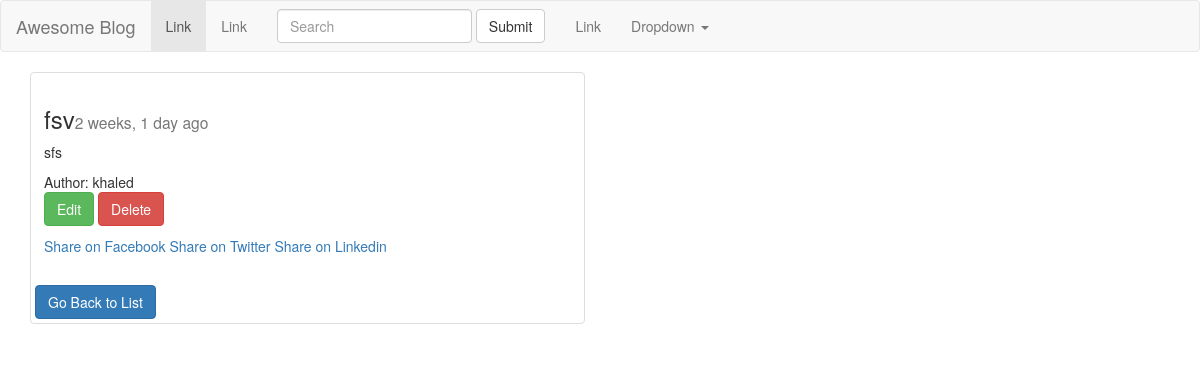
/posts/detail/fsv/ (signed in), run on an earlier commit of the app's database.
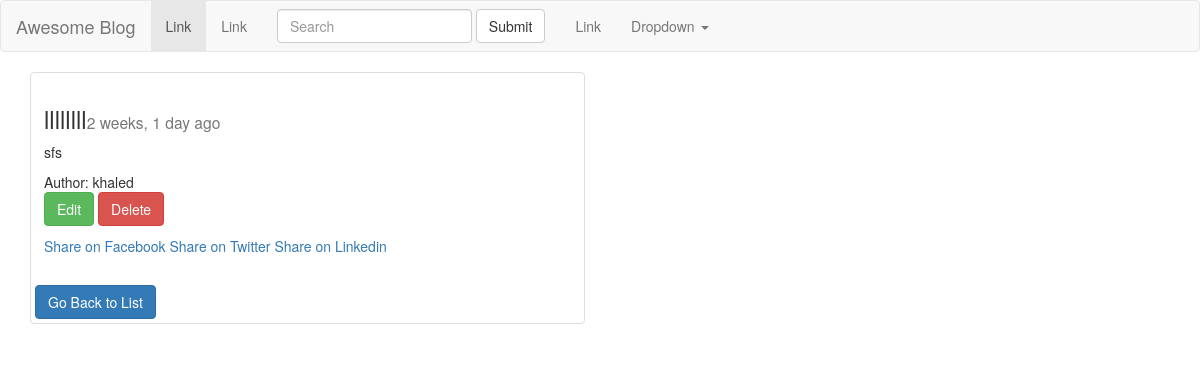
And on a later commit of the database.
### posts/models.py (models this page shows, shortened)
class Post(models.Model):
	author = models.ForeignKey(User, default=1) #when there is foreign key that mean many objects to one user
	title = models.CharField(max_length=50)
	content = models.TextField()
	slug = models.SlugField(unique=True, null=True)
	image = models.ImageField(upload_to="blog_image", null=True, blank=True)
	draft = models.BooleanField(default=False)
	publish = models.DateField()
	updated = models.DateTimeField(auto_now = True)
	timestamp =  models.DateTimeField(auto_now_add = True)
	def get_absolute_url(self):
		return reverse ("posts:detail", kwargs = {"slug": self.slug})
	class Meta:
		ordering = ['-timestamp'] #for ordering everything by defult

### posts/views.py (the view)
# urls.py: url(r'^detail/(?P<slug>[-\w]+)/$', views.post_detail, name='detail'),
def post_detail(request, slug):
    obj = get_object_or_404(Post, slug=slug)
    if obj.publish >timezone.now().date() or obj.draft:
        if not (request.user.is_staff or request.user.is_superuser):
            raise Http404
    if request.user.is_authenticated():
        if Like.objects.filter(post=obj, user=request.user).exists():
            liked = True
        else:
            liked = False
    post_like_count = obj.like_set.all().count() #like is the model but when we refere it to set will type it in small letter
    context = {
        'instance': obj,
        "like": liked,
        "likes_count": post_like_count,
    }
    return render(request, 'post_detail.html', context)

### posts/templatetags/urlify.py (called while the page is built)
@register.filter
def urlify(value):
	return quote(value)

### posts/templates/post_detail.html (shortened to what this page needs)
{% extends 'base.html' %}
{% load urlify %}
{% block content %}
	<div class="row">
			<div class="col-sm-6">
				<div class="thumbnail">
		      			<div class="caption">
		       			 <h3>{{instance.title}}<small>{{instance.publish|timesince}} ago</small></h3>
		      			  <p>{{instance.content|linebreaks|truncatechars:10}}</p>
		      			  Author: {{instance.author.username}}
		       			  <p>
							<a href="{% url 'posts:update' slug=instance.slug %}" class="btn btn-success">Edit</a>
							<a href="{% url 'posts:delete' slug=instance.slug %}" class="btn btn-danger">Delete</a>
		        		</p>
		        		<a href="https://www.facebook.com/sharer/sharer.php?u={{request.build_absolute_uri}}">
		        			Share on Facebook
		        		</a>
		        		<a href="https://twitter.com/home?status={{instance.content|urlify|truncatechars:50}}%20{{request.build_absolute_uri}}">
							Share on Twitter
						</a>
						<a href="https://www.linkedin.com/shareArticle?mini=true&url=h{{request.build_absolute_uri}}&title={{instance.title|urlify}}&summary={{instance.content|urlify}}&source={{request.build_absolute_uri}}">
							Share on Linkedin
						</a>
	        			</div>
		        			<div>
						<div class="fb-like col-sm-8 col-sm-offset-2" data-href="{{request.build_absolute_uri}}" data-layout="button_count" data-action="like" data-size="small" data-show-faces="true" data-share="true"></div>
							<br>
							<a href="{% url 'posts:list' %}" class="btn btn-primary"> Go Back to List</a>
	     			</div>
	   		</div>
	</div>
{% endblock content %}

What changed in the data, as far as the page shows it:
changed Post "sfs": title "fsv" → "llllllll"
